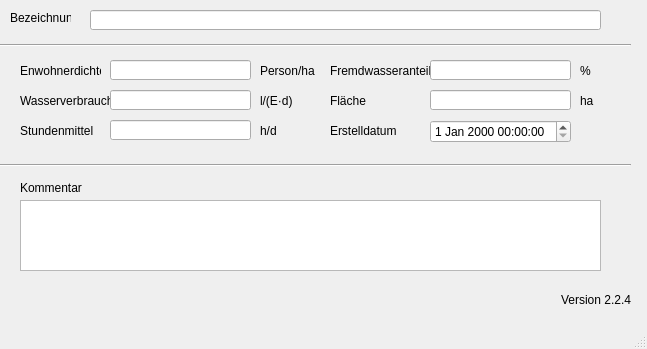
<?xml version="1.0" encoding="UTF-8"?>
<ui version="4.0">
 <class>MainWindow</class>
 <widget class="QMainWindow" name="MainWindow">
  <property name="enabled">
   <bool>true</bool>
  </property>
  <property name="geometry">
   <rect>
    <x>0</x>
    <y>0</y>
    <width>647</width>
    <height>349</height>
   </rect>
  </property>
  <property name="windowTitle">
   <string>MainWindow</string>
  </property>
  <widget class="QWidget" name="centralwidget">
   <widget class="QLabel" name="label_20">
    <property name="geometry">
     <rect>
      <x>330</x>
      <y>60</y>
      <width>111</width>
      <height>21</height>
     </rect>
    </property>
    <property name="text">
     <string>Fremdwasseranteil</string>
    </property>
   </widget>
   <widget class="QLabel" name="label">
    <property name="geometry">
     <rect>
      <x>10</x>
      <y>10</y>
      <width>61</width>
      <height>16</height>
     </rect>
    </property>
    <property name="text">
     <string>Bezeichnung</string>
    </property>
   </widget>
   <widget class="Line" name="line">
    <property name="geometry">
     <rect>
      <x>0</x>
      <y>30</y>
      <width>631</width>
      <height>31</height>
     </rect>
    </property>
    <property name="orientation">
     <enum>Qt::Horizontal</enum>
    </property>
   </widget>
   <widget class="QLabel" name="label_14">
    <property name="geometry">
     <rect>
      <x>20</x>
      <y>180</y>
      <width>81</width>
      <height>16</height>
     </rect>
    </property>
    <property name="text">
     <string>Kommentar</string>
    </property>
   </widget>
   <widget class="QLabel" name="label_11">
    <property name="geometry">
     <rect>
      <x>260</x>
      <y>120</y>
      <width>41</width>
      <height>21</height>
     </rect>
    </property>
    <property name="text">
     <string>h/d</string>
    </property>
   </widget>
   <widget class="QLabel" name="label_5">
    <property name="geometry">
     <rect>
      <x>20</x>
      <y>90</y>
      <width>91</width>
      <height>21</height>
     </rect>
    </property>
    <property name="text">
     <string>Wasserverbrauch</string>
    </property>
   </widget>
   <widget class="QLabel" name="label_8">
    <property name="geometry">
     <rect>
      <x>260</x>
      <y>60</y>
      <width>61</width>
      <height>21</height>
     </rect>
    </property>
    <property name="text">
     <string>Person/ha</string>
    </property>
   </widget>
   <widget class="QLabel" name="label_70">
    <property name="geometry">
     <rect>
      <x>330</x>
      <y>120</y>
      <width>71</width>
      <height>21</height>
     </rect>
    </property>
    <property name="text">
     <string>Erstelldatum</string>
    </property>
   </widget>
   <widget class="Line" name="line_2">
    <property name="geometry">
     <rect>
      <x>0</x>
      <y>150</y>
      <width>631</width>
      <height>31</height>
     </rect>
    </property>
    <property name="orientation">
     <enum>Qt::Horizontal</enum>
    </property>
   </widget>
   <widget class="QLabel" name="label_6">
    <property name="geometry">
     <rect>
      <x>20</x>
      <y>120</y>
      <width>81</width>
      <height>21</height>
     </rect>
    </property>
    <property name="text">
     <string>Stundenmittel</string>
    </property>
   </widget>
   <widget class="QLabel" name="label_10">
    <property name="geometry">
     <rect>
      <x>260</x>
      <y>90</y>
      <width>41</width>
      <height>21</height>
     </rect>
    </property>
    <property name="text">
     <string>l/(E·d)</string>
    </property>
   </widget>
   <widget class="QLabel" name="label_3">
    <property name="geometry">
     <rect>
      <x>20</x>
      <y>60</y>
      <width>81</width>
      <height>21</height>
     </rect>
    </property>
    <property name="text">
     <string>Enwohnerdichte</string>
    </property>
   </widget>
   <widget class="QLabel" name="label_21">
    <property name="geometry">
     <rect>
      <x>330</x>
      <y>90</y>
      <width>111</width>
      <height>21</height>
     </rect>
    </property>
    <property name="text">
     <string>Fläche</string>
    </property>
   </widget>
   <widget class="QLabel" name="label_12">
    <property name="geometry">
     <rect>
      <x>580</x>
      <y>90</y>
      <width>41</width>
      <height>21</height>
     </rect>
    </property>
    <property name="text">
     <string>ha</string>
    </property>
   </widget>
   <widget class="QLabel" name="label_9">
    <property name="geometry">
     <rect>
      <x>580</x>
      <y>60</y>
      <width>41</width>
      <height>21</height>
     </rect>
    </property>
    <property name="text">
     <string>%</string>
    </property>
   </widget>
   <widget class="QLineEdit" name="tgnam">
    <property name="geometry">
     <rect>
      <x>90</x>
      <y>10</y>
      <width>511</width>
      <height>20</height>
     </rect>
    </property>
   </widget>
   <widget class="QLineEdit" name="ewdichte">
    <property name="geometry">
     <rect>
      <x>110</x>
      <y>60</y>
      <width>141</width>
      <height>20</height>
     </rect>
    </property>
   </widget>
   <widget class="QLineEdit" name="wverbrauch">
    <property name="geometry">
     <rect>
      <x>110</x>
      <y>90</y>
      <width>141</width>
      <height>20</height>
     </rect>
    </property>
   </widget>
   <widget class="QLineEdit" name="stdmittel">
    <property name="geometry">
     <rect>
      <x>110</x>
      <y>120</y>
      <width>141</width>
      <height>20</height>
     </rect>
    </property>
   </widget>
   <widget class="QLineEdit" name="fremdwas">
    <property name="geometry">
     <rect>
      <x>430</x>
      <y>60</y>
      <width>141</width>
      <height>20</height>
     </rect>
    </property>
   </widget>
   <widget class="QLineEdit" name="flaeche">
    <property name="geometry">
     <rect>
      <x>430</x>
      <y>90</y>
      <width>141</width>
      <height>20</height>
     </rect>
    </property>
   </widget>
   <widget class="QTextEdit" name="kommentar">
    <property name="geometry">
     <rect>
      <x>20</x>
      <y>200</y>
      <width>581</width>
      <height>71</height>
     </rect>
    </property>
   </widget>
   <widget class="QgsDateTimeEdit" name="createdat">
    <property name="geometry">
     <rect>
      <x>430</x>
      <y>120</y>
      <width>141</width>
      <height>23</height>
     </rect>
    </property>
   </widget>
   <widget class="QLabel" name="lb_version">
    <property name="geometry">
     <rect>
      <x>560</x>
      <y>290</y>
      <width>71</width>
      <height>20</height>
     </rect>
    </property>
    <property name="toolTip">
     <string>Version QKan Import</string>
    </property>
    <property name="text">
     <string>Version 2.2.4</string>
    </property>
    <property name="alignment">
     <set>Qt::AlignRight|Qt::AlignTrailing|Qt::AlignVCenter</set>
    </property>
   </widget>
  </widget>
  <widget class="QMenuBar" name="menubar">
   <property name="geometry">
    <rect>
     <x>0</x>
     <y>0</y>
     <width>647</width>
     <height>21</height>
    </rect>
   </property>
  </widget>
  <widget class="QStatusBar" name="statusbar"/>
 </widget>
 <customwidgets>
  <customwidget>
   <class>QgsDateTimeEdit</class>
   <extends>QDateTimeEdit</extends>
   <header>qgsdatetimeedit.h</header>
  </customwidget>
 </customwidgets>
 <tabstops>
  <tabstop>tgnam</tabstop>
  <tabstop>ewdichte</tabstop>
  <tabstop>wverbrauch</tabstop>
  <tabstop>stdmittel</tabstop>
  <tabstop>fremdwas</tabstop>
  <tabstop>flaeche</tabstop>
  <tabstop>createdat</tabstop>
  <tabstop>kommentar</tabstop>
 </tabstops>
 <resources/>
 <connections/>
</ui>
